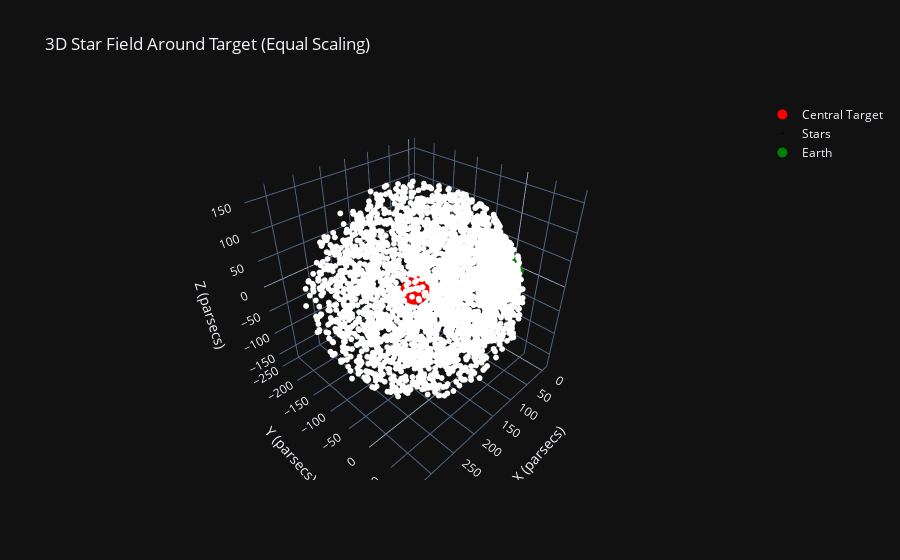

Notebook code for this chart:
### Code cell
import math
import plotly.graph_objs as go

print(target_x, target_y, target_z)

max_range = max(
    np.max(data_df["x"].values) - target_x, np.max(data_df["y"].values) - target_y,
    np.max(data_df["z"].values) - target_z,
    target_x - np.min(data_df["x"].values), target_y - np.min(data_df["y"].values),
    target_z - np.min(data_df["z"].values)
)

# Set limits for each axis centered on the target
x_limits = [target_x - max_range, target_x + max_range]
y_limits = [target_y - max_range, target_y + max_range]
z_limits = [target_z - max_range, target_z + max_range]

# Assuming `data_df` contains your star data along with relative magnitudes
# Let's say you have a 'relative_magnitude' column in the `data_df` DataFrame

# Normalize the relative magnitudes for color mapping
min_magnitude = data_df['relative_magnitude'].min()
max_magnitude = data_df['relative_magnitude'].max()

# Scale the relative magnitudes to a range [0, 1] for color interpolation
normalized_magnitude = (data_df['relative_magnitude'] - min_magnitude) / (max_magnitude - min_magnitude)

# Create a custom color array transitioning from white to blue
# Define white (1, 1, 1) and blue (0, 0, 1) in RGB format
# colors = [
#     f'rgba({int(255 * (1 - norm))},{int(255 * (1 - norm))},{255}, {255 * (1 - norm)})' for norm in normalized_magnitude
# ]

def kelvin_to_rgb(temp_kelvin):
    if math.isnan(temp_kelvin):
        return 255, 255, 255
    
    # Ensure the temperature is within the typical range for visible spectrum
    temp_kelvin = max(1000, min(temp_kelvin, 40000)) / 100

    # Calculate red
    if temp_kelvin <= 66:
        red = 255
    else:
        red = 329.698727446 * ((temp_kelvin - 60) ** -0.1332047592)
        red = max(0, min(255, red))

    # Calculate green
    if temp_kelvin <= 66:
        green = 99.4708025861 * np.log(temp_kelvin) - 161.1195681661
        green = max(0, min(255, green))
    else:
        green = 288.1221695283 * ((temp_kelvin - 60) ** -0.0755148492)
        green = max(0, min(255, green))

    # Calculate blue
    if temp_kelvin >= 66:
        blue = 255
    else:
        if temp_kelvin <= 19:
            blue = 0
        else:
            blue = 138.5177312231 * np.log(temp_kelvin - 10) - 305.0447927307
            blue = max(0, min(255, blue))

    return int(red), int(green), int(blue)

# Create the central target trace
target_trace = go.Scatter3d(
    x=[target_x], y=[target_y], z=[target_z],
    mode='markers',
    marker=dict(size=10, color='red'),
    name='Central Target'
)

# Create the Earth trace
earth_trace = go.Scatter3d(
    x=[0], y=[0], z=[0],
    mode='markers',
    marker=dict(size=10, color='green'),
    name='Earth'
)

colors = [f'rgba{kelvin_to_rgb(teff)}' for teff in data_df['teff_gspphot']]

# Create the star cloud trace with the color array
star_trace = go.Scatter3d(
    x=data_df["x"].values, y=data_df["y"].values, z=data_df["z"].values,
    mode='markers',
    marker=dict(size=2, color=colors),  # Use custom colors for stars
    name='Stars'
)

print('count of stars:', len(data_df))

# Define layout with manually set axis limits for equal scaling
layout = go.Layout(
    title='3D Star Field Around Target (Equal Scaling)',
    scene=dict(
        xaxis=dict(title='X (parsecs)', range=x_limits),
        yaxis=dict(title='Y (parsecs)', range=y_limits),
        zaxis=dict(title='Z (parsecs)', range=z_limits),
        aspectmode='manual',
        aspectratio=dict(x=1, y=1, z=1)  # Enforces equal scaling on all axes
    ),
)

# Create the figure
fig = go.Figure(data=[target_trace, star_trace, earth_trace], layout=layout)

# Show the plot
fig.show()

### Figure 1 — Plotly figure (JSON) as saved in the notebook; plotly's stock layout.template omitted (floating-point values rounded to 4 significant figures; data arrays with more than 128 entries replaced by an {"elided": "..."} marker saying what was removed)
{"data": [{"marker": {"color": "red", "size": 10}, "mode": "markers", "name": "Central Target", "x": [159.9], "y": [-75.26], "z": [-5.66], "type": "scatter3d"}, {"marker": {"color": {"elided": "3923 str values"}, "size": 2}, "mode": "markers", "name": "Stars", "x": {"elided": "3923 float values"}, "y": {"elided": "3923 float values"}, "z": {"elided": "3923 float values"}, "type": "scatter3d"}, {"marker": {"color": "green", "size": 10}, "mode": "markers", "name": "Earth", "x": [0], "y": [0], "z": [0], "type": "scatter3d"}], "layout": {"scene": {"aspectmode": "manual", "aspectratio": {"x": 1, "y": 1, "z": 1}, "xaxis": {"range": [-15.39, 335.2], "title": {"text": "X (parsecs)"}}, "yaxis": {"range": [-250.5, 100.0], "title": {"text": "Y (parsecs)"}}, "zaxis": {"range": [-181.0, 169.6], "title": {"text": "Z (parsecs)"}}}, "title": {"text": "3D Star Field Around Target (Equal Scaling)"}}}
